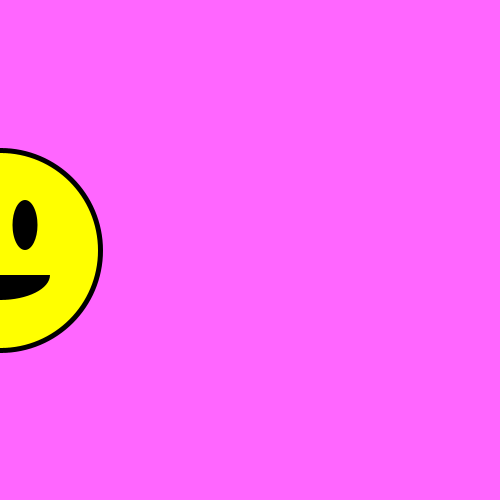
Frame 1 (no input)
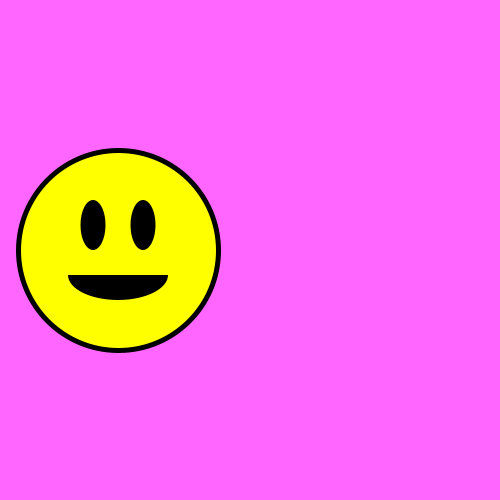
Frame 60 (the mouse pressed at the canvas centre just before this capture)
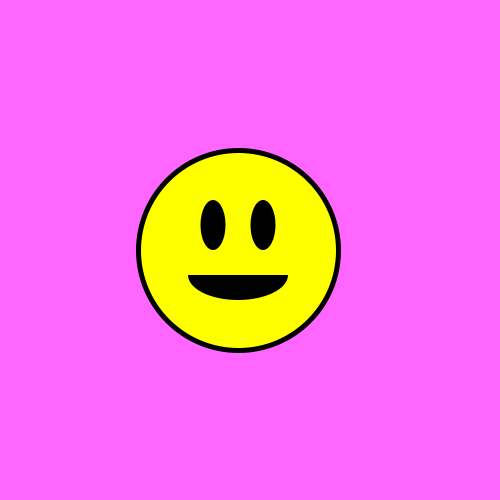
Frame 120 (the mouse held since frame 60 and released just before this capture)

The Processing sketch that drew these frames (run headless with seeded random() and noise(); from frame 60 on, the mouse is pressed at the canvas centre):

// Processing sketch: smiley_face_animated
// ── smiley_face_animated.pde
int smileyX, smileyY;
int smileySpeed;

void setup() {
  size(500, 500);
  
  smileyX = 0;
  smileyY = height/2;
  smileySpeed = 2;
}

void draw() {
  
  background(255, 102, 255);
  
  drawSmileyFace(smileyX, smileyY, 200, 200);
  
  if (smileyX >= width) {
    smileySpeed = -4;
  }
  if (smileyX <= 0) {
    smileySpeed = 2;
  }
  smileyX = smileyX + smileySpeed;
}

void drawSmileyFace(float x, float y, float w, float h) {
  strokeWeight(5);
  stroke(0);
  
  fill(255, 255, 0);
  ellipse(x, y, w, h);
  
  fill(0);
  noStroke();
  ellipse(x - w / 8, y - h / 8, w / 8, h / 4);
  ellipse(x + w / 8, y - h / 8, w / 8, h / 4);
  
  arc(x, y + h / 8, w / 2, h / 4, 0, PI);
}
